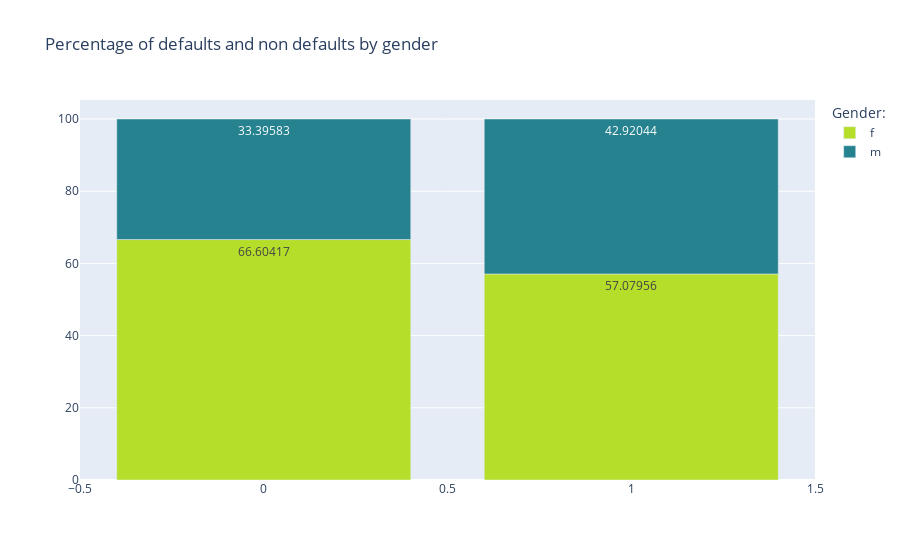

The code cell stored with this chart in its notebook:
### Code cell
gender_defaults = h.make_crosstab_percent(cleaned_train_df, "target", "code_gender",).reset_index()
h.plot_stacked_barchart_plotly(gender_defaults, "target", ["f", "m"], "Percentage of defaults and non defaults by gender", "Gender:")

### Figure 1 — Plotly figure (JSON) as saved in the notebook; plotly's stock layout.template omitted (floating-point values rounded to 4 significant figures)
{"data": [{"alignmentgroup": "True", "hovertemplate": "variable=f<br>target=%{x}<br>value=%{y}<extra></extra>", "legendgroup": "f", "marker": {"color": "#b5de2b", "pattern": {"shape": ""}}, "name": "f", "offsetgroup": "f", "orientation": "v", "showlegend": true, "textposition": "auto", "texttemplate": "%{y}", "type": "bar", "x": [0, 1], "xaxis": "x", "y": [66.6, 57.08], "yaxis": "y"}, {"alignmentgroup": "True", "hovertemplate": "variable=m<br>target=%{x}<br>value=%{y}<extra></extra>", "legendgroup": "m", "marker": {"color": "#26828e", "pattern": {"shape": ""}}, "name": "m", "offsetgroup": "m", "orientation": "v", "showlegend": true, "textposition": "auto", "texttemplate": "%{y}", "type": "bar", "x": [0, 1], "xaxis": "x", "y": [33.4, 42.92], "yaxis": "y"}], "layout": {"barmode": "relative", "legend": {"title": {"text": "Gender:"}, "tracegroupgap": 0}, "title": {"text": "Percentage of defaults and non defaults by gender"}, "xaxis": {"anchor": "y", "domain": [0, 1], "title": {"text": ""}}, "yaxis": {"anchor": "x", "domain": [0, 1], "title": {"text": ""}}}}
